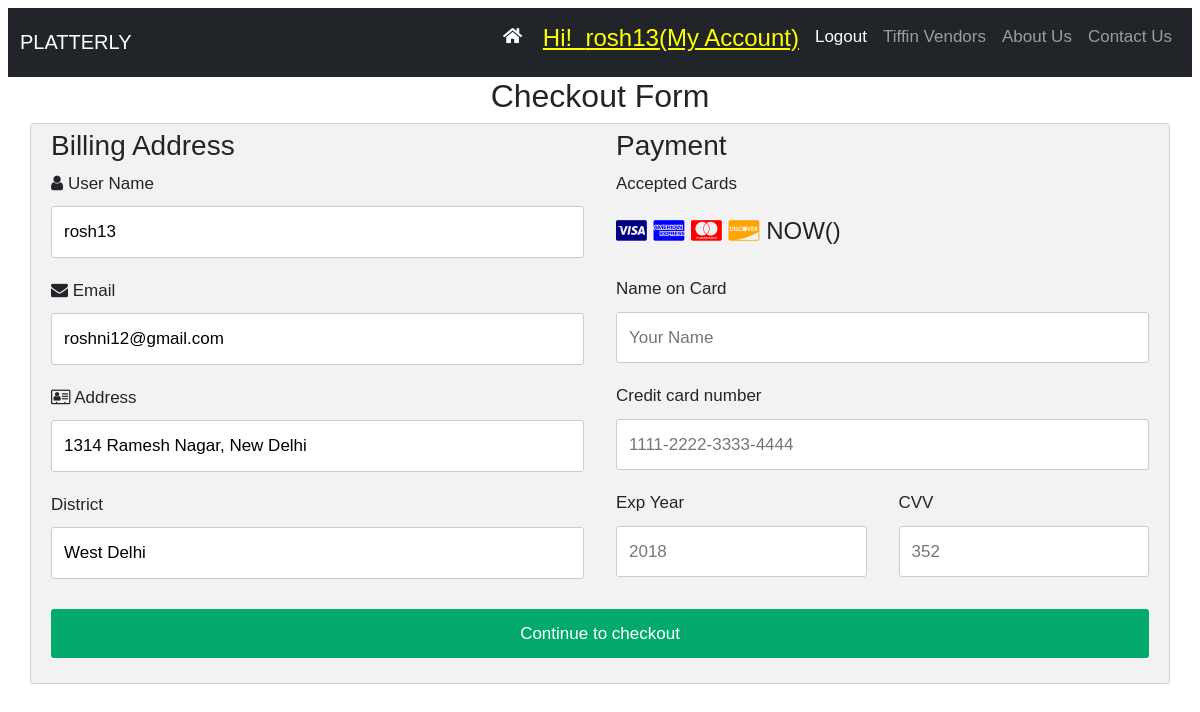
Page /checkout.php (signed in) on the committed database.
### tables this page shows
CREATE TABLE `customers` (
  `C_Id` int(100) NOT NULL,
  `C_Ip` varchar(255) NOT NULL,
  `C_Name` text NOT NULL,
  `C_user` varchar(100) NOT NULL,
  `C_Image` text NOT NULL,
  `C_email` varchar(100) NOT NULL,
  `C_pass` varchar(100) NOT NULL,
  `C_address` varchar(200) NOT NULL,
  `C_district` text NOT NULL,
  `C_contact` bigint(20) NOT NULL
);

### checkout.php (the view, shortened to what this page needs)
<!doctype html>
<?php
include("includes/db.php");
?>
<html>
<head>
 <link rel="stylesheet" href="https://cdnjs.cloudflare.com/ajax/libs/font-awesome/5.15.3/css/all.min.css" />
 <link href="https://cdn.jsdelivr.net/npm/bootstrap@5.0.2/dist/css/bootstrap.min.css" rel="stylesheet">
<link rel="stylesheet" href="https://cdnjs.cloudflare.com/ajax/libs/font-awesome/4.7.0/css/font-awesome.min.css">
 <link rel="stylesheet" href="css/checkout.css">
 </head>
<body>
<nav class="navbar navbar-expand-lg navbar-dark bg-dark">
        <div class="container-fluid">
        <a class="navbar-brand" href="#">PLATTERLY</a>
        <div class="d-flex">
          <div class="collapse navbar-collapse" id="navbarSupportedContent">
            <ul class="navbar-nav me-auto mb-2 mb-lg-0">
            <li class="nav-item">
                <a class="nav-link active" aria-current="page" href="index.php"><i class="fas fa-home"></i>&nbsp;</a>
              </li>
              <li class="nav-item">
                <?php
					        if(isset($_SESSION['user'])){
						        echo" <a class='nav-link active' href='customers/my_acc.php'><h4 style='color:yellow;text-decoration:underline;'>Hi! &nbsp;".$_SESSION['user'].'(My Account)'."</h4></a>";
					        }
					        else {
						        echo"<a class='nav-link' href='customers/login.php'>Login</a>";
					        }
				        ?>
				      </li>
              <li class="nav-item">
                <?php
					        if(isset($_SESSION['user'])){
						        echo" <a class='nav-link active' href='logout.php'>Logout</a>";
					        }
                ?>
              </li>
              <li><a class='nav-link' href='regional.php'>Tiffin Vendors</a></li>
              <li class="nav-item">
                <a class="nav-link" href="about.html">About Us</a>
              </li>
              <li class="nav-item">
                <a class="nav-link" href="#">Contact Us</a>
              </li>
            </ul>
           </div>
          </div>
        </div>
      </nav>
<h2 style="text-align:center">Checkout Form</h2>
<div class="row">
  <div class="col-75">
    <div class="container">
      <form action="" method="post">
                <?php
                if(isset($_SESSION['user'])){
                  $c_user = $_SESSION['user'];
                  $get_img = "select * from customers where C_user='$c_user'";
                  $run_img = mysqli_query($con, $get_img);
                  $row_img = mysqli_fetch_array($run_img);
                  $name = $row_img['C_user'];
                  $mail = $row_img['C_email'];
                  $addr = $row_img['C_address'];
                  $dist = $row_img['C_district'];
                }
                  ?>
        <div class="row">
          <div class="col-50">
            <h3>Billing Address</h3>
            <label for="fname"><i class="fa fa-user"></i> User Name</label>
            <input type="text" id="fname" name="username" value="<?php echo $name ?>" readonly="true">
            <label for="email"><i class="fa fa-envelope"></i> Email</label>
            <input type="text" id="email" name="email" value="<?php echo $mail ?>" readonly="true">
            <label for="adr"><i class="fa fa-address-card-o"></i> Address</label>
            <input type="text" id="adr" name="address" value="<?php echo $addr ?>" readonly="true">
            <div class="row">
              <div class="col-50">
                <label for="state">District</label>
                <input type="text" id="district" name="district" value="<?php echo $dist ?>" readonly="true">
              </div>
            </div>
          </div>
          <div class="col-50">
            <h3>Payment</h3>
            <label for="fname">Accepted Cards</label>
            <div class="icon-container">
              <i class="fa fa-cc-visa" style="color:navy;"></i>
              <i class="fa fa-cc-amex" style="color:blue;"></i>
              <i class="fa fa-cc-mastercard" style="color:red;"></i>
              <i class="fa fa-cc-discover" style="color:orange;"></i>
              <?php  echo"NOW()" ?>
            </div>
            <label for="cname">Name on Card</label>
            <input type="text" id="cname" name="cardname" placeholder="Your Name" required>
            <label for="ccnum">Credit card number</label>
            <input type="text" id="ccnum" name="cardnumber" placeholder="1111-2222-3333-4444" required>
            <div class="row">
              <div class="col-50">
                <label for="expyear">Exp Year</label>
                <input type="text" id="expyear" name="expyear" placeholder="2018" required>
              </div>
              <div class="col-50">
                <label for="cvv">CVV</label>
                <input type="text" id="cvv" name="cvv" placeholder="352" required>
              </div>
            </div>
          </div>
        </div>
        <input type="submit" name="submit" value="Continue to checkout" class="btn">
      </form>
    </div>
  </div>
</div>
</body>
</html>

### css/checkout.css (style rules this page uses)
body { font-family: Arial; font-size: 17px; padding: 8px; }
* { box-sizing: border-box; }
.row { display: -ms-flexbox; display: flex; -ms-flex-wrap: wrap; flex-wrap: wrap; margin: 0 -16px; }
.col-50 { -ms-flex: 50%; flex: 50%; }
.col-75 { -ms-flex: 75%; flex: 75%; }
.col-25, .col-50, .col-75 { padding: 0 16px; }
.container { background-color: #f2f2f2; padding: 5px 20px 15px 20px; border: 1px solid lightgrey; border-radius: 3px; }
input[type=text] { width: 100%; margin-bottom: 20px; padding: 12px; border: 1px solid #ccc; border-radius: 3px; }
label { margin-bottom: 10px; display: block; }
.icon-container { margin-bottom: 20px; padding: 7px 0; font-size: 24px; }
.btn { background-color: #04AA6D; color: white; padding: 12px; margin: 10px 0; border: none; width: 100%; border-radius: 3px; cursor: pointer; font-size: 17px; }
a { color: #2196F3; }

### rows in the picture
customers: username "rosh13", email "roshni12@gmail.com", address "1314 Ramesh Nagar, New Delhi", district "West Delhi"

### other values in the picture
$_SESSION['user'] "rosh13"
